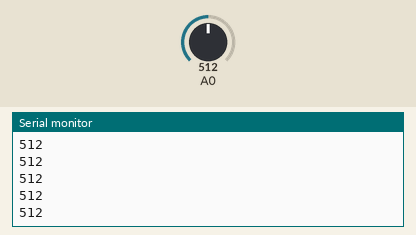
This sketch was run on a simulated Arduino Uno, built with avr-gcc and run on an emulated ATmega328P. On the bench: the last lines printed to the serial monitor. The test bench sets the inputs (shaded band); at power-on: A0 = 512.

Above: at 1.2 s.
1.3 s: A0 set to 570
At 2.1 s:
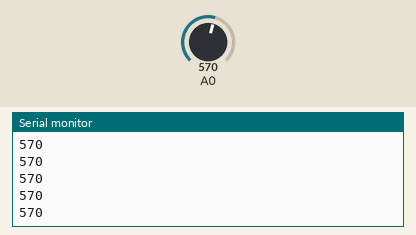
2.8 s: A0 set to 550
At 3.3 s:
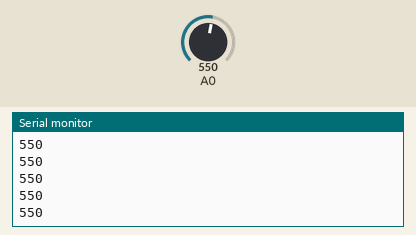
Timing chart, 0 to 5.8 s (numbered marks = the images above; inputs shaded):
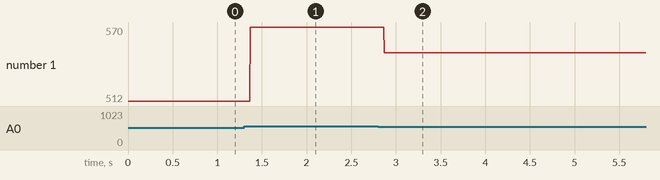

Measured:
- after the input at 1.3 s, the serial monitor: prints a new line after 0.07 s (image 1)
- after the input at 2.8 s, the serial monitor: prints a new line after 0.07 s (image 2)
- plotted number 1: 512 → 570 after the input at 1.3 s, 570 → 550 after the input at 2.8 s

The sketch:

flash_on_flash_off.ino
```cpp
void setup() {
 Serial.begin(9600);
}

void loop() {
int stan = analogRead(0);

Serial.println(stan);


if (stan > 150) {
  digitalWrite(7, HIGH);
}
else {
  digitalWrite(7, LOW);
}
if (stan > 355 ) {
  digitalWrite(6, HIGH);
}
else {
  digitalWrite(6, LOW);
}
if (stan > 459) {
  digitalWrite(5, HIGH);
}
else {
  digitalWrite(5, LOW);
}
if (stan > 560) {
  digitalWrite(4, HIGH);
}
else {
  digitalWrite(4, LOW);
}
if (stan > 674) {
  digitalWrite(3, HIGH);
}
else {
  digitalWrite(3, LOW);
}

if (stan > 268) {
  digitalWrite(2, HIGH);
}
else {
  digitalWrite(2, LOW);
}

 if (stan > 770) {
  digitalWrite(10, HIGH);
}
else {
  digitalWrite(10, LOW);
}

 if (stan > 875) {
  digitalWrite(9, HIGH);
}
else {
  digitalWrite(9, LOW);
}


if (stan > 890 && stan < 905) {
  digitalWrite(8, HIGH);
}
else {
  digitalWrite(8, LOW);
}


}
```
